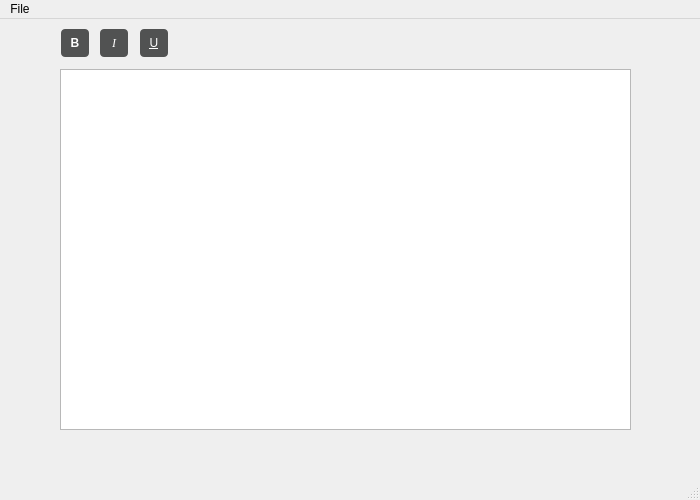
<?xml version="1.0" encoding="UTF-8"?>
<ui version="4.0">
 <class>MainWindow</class>
 <widget class="QMainWindow" name="MainWindow">
  <property name="geometry">
   <rect>
    <x>0</x>
    <y>0</y>
    <width>700</width>
    <height>500</height>
   </rect>
  </property>
  <property name="windowTitle">
   <string>MainWindow</string>
  </property>
  <widget class="QWidget" name="centralwidget">
   <widget class="QPushButton" name="boldButton">
    <property name="geometry">
     <rect>
      <x>61</x>
      <y>10</y>
      <width>28</width>
      <height>28</height>
     </rect>
    </property>
    <property name="font">
     <font>
      <bold>true</bold>
     </font>
    </property>
    <property name="toolTip">
     <string>&lt;html&gt;&lt;head/&gt;&lt;body&gt;&lt;p&gt;&lt;br/&gt;&lt;/p&gt;&lt;/body&gt;&lt;/html&gt;</string>
    </property>
    <property name="styleSheet">
     <string notr="true">QPushButton{
border: none;
border-radius: 4px;
background-color: rgb(81, 82, 82);
color: white;
}

QPushButton:hover{
background-color: grey;
color: white;
}

QPushButton:pressed{
border-width: 1px;
border-radius: 4px;
border-color: rgb(42, 43, 43);
background-color: rgb(81, 82, 82);
color: white;
}</string>
    </property>
    <property name="text">
     <string>B</string>
    </property>
   </widget>
   <widget class="QPushButton" name="italicButton">
    <property name="geometry">
     <rect>
      <x>100</x>
      <y>10</y>
      <width>28</width>
      <height>28</height>
     </rect>
    </property>
    <property name="font">
     <font>
      <family>Georgia</family>
      <italic>true</italic>
      <bold>false</bold>
     </font>
    </property>
    <property name="toolTip">
     <string>&lt;html&gt;&lt;head/&gt;&lt;body&gt;&lt;p&gt;&lt;br/&gt;&lt;/p&gt;&lt;/body&gt;&lt;/html&gt;</string>
    </property>
    <property name="styleSheet">
     <string notr="true">QPushButton{
border: none;
border-radius: 4px;
background-color: rgb(81, 82, 82);
color: white;
}

QPushButton:hover{
background-color: grey;
color: white;
}

QPushButton:pressed{
border-width: 1px;
border-radius: 4px;
border-color: rgb(42, 43, 43);
background-color: rgb(81, 82, 82);
color: white;
}</string>
    </property>
    <property name="text">
     <string>I</string>
    </property>
   </widget>
   <widget class="QPushButton" name="underlineButton">
    <property name="geometry">
     <rect>
      <x>140</x>
      <y>10</y>
      <width>28</width>
      <height>28</height>
     </rect>
    </property>
    <property name="font">
     <font>
      <family>Arial</family>
      <italic>false</italic>
      <bold>false</bold>
      <underline>true</underline>
     </font>
    </property>
    <property name="toolTip">
     <string>&lt;html&gt;&lt;head/&gt;&lt;body&gt;&lt;p&gt;&lt;br/&gt;&lt;/p&gt;&lt;/body&gt;&lt;/html&gt;</string>
    </property>
    <property name="styleSheet">
     <string notr="true">QPushButton{
border: none;
border-radius: 4px;
background-color: rgb(81, 82, 82);
color: white;
}

QPushButton:hover{
background-color: grey;
color: white;
}

QPushButton:pressed{
border-width: 1px;
border-radius: 4px;
border-color: rgb(42, 43, 43);
background-color: rgb(81, 82, 82);
color: white;
}</string>
    </property>
    <property name="text">
     <string>U</string>
    </property>
   </widget>
   <widget class="QTextEdit" name="textEdit">
    <property name="geometry">
     <rect>
      <x>60</x>
      <y>50</y>
      <width>571</width>
      <height>361</height>
     </rect>
    </property>
   </widget>
  </widget>
  <widget class="QMenuBar" name="menubar">
   <property name="geometry">
    <rect>
     <x>0</x>
     <y>0</y>
     <width>700</width>
     <height>22</height>
    </rect>
   </property>
   <widget class="QMenu" name="menuFile">
    <property name="title">
     <string>File</string>
    </property>
    <addaction name="actionNew_File"/>
    <addaction name="actionOpen_File"/>
   </widget>
   <addaction name="menuFile"/>
  </widget>
  <widget class="QStatusBar" name="statusbar"/>
  <action name="actionNew_File">
   <property name="text">
    <string>New File</string>
   </property>
  </action>
  <action name="actionOpen_File">
   <property name="text">
    <string>Open File...</string>
   </property>
  </action>
 </widget>
 <resources/>
 <connections/>
</ui>
